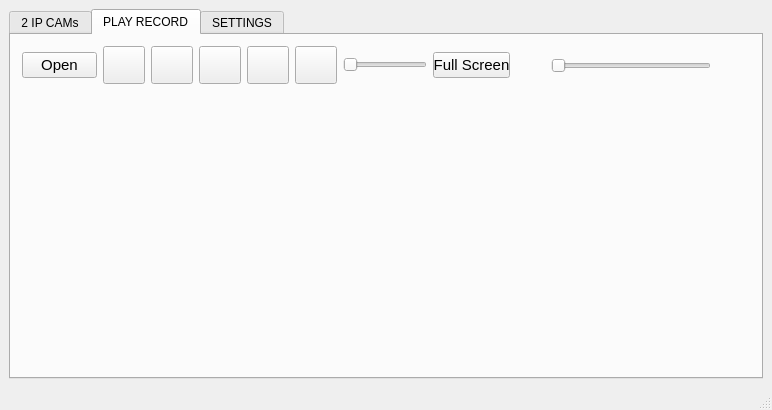
<?xml version="1.0" encoding="UTF-8"?>
<ui version="4.0">
 <class>MainWindow</class>
 <widget class="QMainWindow" name="MainWindow">
  <property name="geometry">
   <rect>
    <x>0</x>
    <y>0</y>
    <width>772</width>
    <height>410</height>
   </rect>
  </property>
  <property name="windowTitle">
   <string>MainWindow</string>
  </property>
  <widget class="QWidget" name="centralwidget">
   <layout class="QVBoxLayout" name="verticalLayout">
    <item>
     <widget class="QTabWidget" name="tabWidget">
      <property name="sizePolicy">
       <sizepolicy hsizetype="Preferred" vsizetype="Preferred">
        <horstretch>0</horstretch>
        <verstretch>0</verstretch>
       </sizepolicy>
      </property>
      <property name="currentIndex">
       <number>1</number>
      </property>
      <widget class="QWidget" name="tab">
       <attribute name="title">
        <string>2 IP CAMs</string>
       </attribute>
       <layout class="QHBoxLayout" name="horizontalLayout_5">
        <item>
         <layout class="QVBoxLayout" name="verticalLayout_2" stretch="4,1,1">
          <item>
           <widget class="QLabel" name="labelip1">
            <property name="minimumSize">
             <size>
              <width>360</width>
              <height>240</height>
             </size>
            </property>
            <property name="maximumSize">
             <size>
              <width>16777215</width>
              <height>500</height>
             </size>
            </property>
            <property name="frameShape">
             <enum>QFrame::Box</enum>
            </property>
            <property name="text">
             <string>IP Cam 1</string>
            </property>
            <property name="scaledContents">
             <bool>true</bool>
            </property>
           </widget>
          </item>
          <item>
           <layout class="QHBoxLayout" name="horizontalLayout">
            <item>
             <widget class="QPushButton" name="startbtn1">
              <property name="font">
               <font>
                <pointsize>10</pointsize>
               </font>
              </property>
              <property name="text">
               <string>Start</string>
              </property>
             </widget>
            </item>
            <item>
             <widget class="QPushButton" name="prbtn1">
              <property name="minimumSize">
               <size>
                <width>100</width>
                <height>0</height>
               </size>
              </property>
              <property name="font">
               <font>
                <pointsize>10</pointsize>
               </font>
              </property>
              <property name="text">
               <string>Person ReID</string>
              </property>
             </widget>
            </item>
            <item>
             <widget class="QPushButton" name="frbtn1">
              <property name="minimumSize">
               <size>
                <width>150</width>
                <height>20</height>
               </size>
              </property>
              <property name="font">
               <font>
                <pointsize>10</pointsize>
               </font>
              </property>
              <property name="text">
               <string>Face Recognition</string>
              </property>
             </widget>
            </item>
           </layout>
          </item>
          <item>
           <layout class="QHBoxLayout" name="horizontalLayout_2">
            <item>
             <widget class="QPushButton" name="stopbtn1">
              <property name="font">
               <font>
                <pointsize>10</pointsize>
               </font>
              </property>
              <property name="text">
               <string>Stop</string>
              </property>
             </widget>
            </item>
            <item>
             <widget class="QPushButton" name="apbtn1">
              <property name="font">
               <font>
                <pointsize>10</pointsize>
               </font>
              </property>
              <property name="text">
               <string>Area Protection</string>
              </property>
             </widget>
            </item>
            <item>
             <widget class="QPushButton" name="fdbtn1">
              <property name="font">
               <font>
                <pointsize>10</pointsize>
               </font>
              </property>
              <property name="text">
               <string>Fall Detection</string>
              </property>
             </widget>
            </item>
           </layout>
          </item>
         </layout>
        </item>
        <item>
         <layout class="QVBoxLayout" name="verticalLayout_3" stretch="4,1,1">
          <item>
           <widget class="QLabel" name="labelip2">
            <property name="minimumSize">
             <size>
              <width>360</width>
              <height>240</height>
             </size>
            </property>
            <property name="frameShape">
             <enum>QFrame::Box</enum>
            </property>
            <property name="text">
             <string>IP Cam 2</string>
            </property>
            <property name="scaledContents">
             <bool>true</bool>
            </property>
           </widget>
          </item>
          <item>
           <layout class="QHBoxLayout" name="horizontalLayout_3">
            <item>
             <widget class="QPushButton" name="startbtn2">
              <property name="font">
               <font>
                <pointsize>10</pointsize>
               </font>
              </property>
              <property name="text">
               <string>Start</string>
              </property>
             </widget>
            </item>
            <item>
             <widget class="QPushButton" name="prbtn2">
              <property name="minimumSize">
               <size>
                <width>100</width>
                <height>0</height>
               </size>
              </property>
              <property name="font">
               <font>
                <pointsize>10</pointsize>
               </font>
              </property>
              <property name="text">
               <string>Person ReID</string>
              </property>
             </widget>
            </item>
            <item>
             <widget class="QPushButton" name="frbtn2">
              <property name="minimumSize">
               <size>
                <width>150</width>
                <height>0</height>
               </size>
              </property>
              <property name="font">
               <font>
                <pointsize>10</pointsize>
               </font>
              </property>
              <property name="text">
               <string>Face Recognition</string>
              </property>
             </widget>
            </item>
           </layout>
          </item>
          <item>
           <layout class="QHBoxLayout" name="horizontalLayout_4">
            <item>
             <widget class="QPushButton" name="stopbtn2">
              <property name="font">
               <font>
                <pointsize>10</pointsize>
               </font>
              </property>
              <property name="text">
               <string>Stop</string>
              </property>
             </widget>
            </item>
            <item>
             <widget class="QPushButton" name="apbtn2">
              <property name="font">
               <font>
                <pointsize>10</pointsize>
               </font>
              </property>
              <property name="text">
               <string>Area Protection</string>
              </property>
             </widget>
            </item>
            <item>
             <widget class="QPushButton" name="fdbtn2">
              <property name="font">
               <font>
                <pointsize>10</pointsize>
               </font>
              </property>
              <property name="text">
               <string>Fall Detection</string>
              </property>
             </widget>
            </item>
           </layout>
          </item>
         </layout>
        </item>
       </layout>
      </widget>
      <widget class="QWidget" name="tab2">
       <attribute name="title">
        <string>PLAY RECORD</string>
       </attribute>
       <widget class="QSlider" name="videoslider">
        <property name="geometry">
         <rect>
          <x>540</x>
          <y>20</y>
          <width>160</width>
          <height>22</height>
         </rect>
        </property>
        <property name="orientation">
         <enum>Qt::Horizontal</enum>
        </property>
       </widget>
       <widget class="QPushButton" name="open">
        <property name="geometry">
         <rect>
          <x>11</x>
          <y>17</y>
          <width>75</width>
          <height>26</height>
         </rect>
        </property>
        <property name="font">
         <font>
          <pointsize>11</pointsize>
         </font>
        </property>
        <property name="text">
         <string>Open</string>
        </property>
       </widget>
       <widget class="QPushButton" name="stop">
        <property name="geometry">
         <rect>
          <x>92</x>
          <y>11</y>
          <width>42</width>
          <height>38</height>
         </rect>
        </property>
        <property name="text">
         <string/>
        </property>
        <property name="icon">
         <iconset resource="icons.qrc">
          <normaloff>:/icons/syop.png</normaloff>:/icons/syop.png</iconset>
        </property>
        <property name="iconSize">
         <size>
          <width>30</width>
          <height>30</height>
         </size>
        </property>
       </widget>
       <widget class="QPushButton" name="prev">
        <property name="geometry">
         <rect>
          <x>140</x>
          <y>11</y>
          <width>42</width>
          <height>38</height>
         </rect>
        </property>
        <property name="text">
         <string/>
        </property>
        <property name="icon">
         <iconset resource="icons.qrc">
          <normaloff>:/icons/back.png</normaloff>:/icons/back.png</iconset>
        </property>
        <property name="iconSize">
         <size>
          <width>30</width>
          <height>30</height>
         </size>
        </property>
       </widget>
       <widget class="QPushButton" name="start">
        <property name="geometry">
         <rect>
          <x>188</x>
          <y>11</y>
          <width>42</width>
          <height>38</height>
         </rect>
        </property>
        <property name="text">
         <string/>
        </property>
        <property name="icon">
         <iconset resource="icons.qrc">
          <normaloff>:/icons/play.png</normaloff>:/icons/play.png</iconset>
        </property>
        <property name="iconSize">
         <size>
          <width>30</width>
          <height>30</height>
         </size>
        </property>
       </widget>
       <widget class="QPushButton" name="next">
        <property name="geometry">
         <rect>
          <x>236</x>
          <y>11</y>
          <width>42</width>
          <height>38</height>
         </rect>
        </property>
        <property name="text">
         <string/>
        </property>
        <property name="icon">
         <iconset resource="icons.qrc">
          <normaloff>:/icons/forward.png</normaloff>:/icons/forward.png</iconset>
        </property>
        <property name="iconSize">
         <size>
          <width>30</width>
          <height>30</height>
         </size>
        </property>
       </widget>
       <widget class="QPushButton" name="sound">
        <property name="geometry">
         <rect>
          <x>284</x>
          <y>11</y>
          <width>42</width>
          <height>38</height>
         </rect>
        </property>
        <property name="text">
         <string/>
        </property>
        <property name="icon">
         <iconset resource="icons.qrc">
          <normaloff>:/icons/audio-icon-music-icon-sound-icon-speaker-icon-volume-icon-logo-symbol-png-clip-art.png</normaloff>:/icons/audio-icon-music-icon-sound-icon-speaker-icon-volume-icon-logo-symbol-png-clip-art.png</iconset>
        </property>
        <property name="iconSize">
         <size>
          <width>30</width>
          <height>30</height>
         </size>
        </property>
       </widget>
       <widget class="QSlider" name="volslider">
        <property name="geometry">
         <rect>
          <x>332</x>
          <y>19</y>
          <width>84</width>
          <height>22</height>
         </rect>
        </property>
        <property name="orientation">
         <enum>Qt::Horizontal</enum>
        </property>
       </widget>
       <widget class="QPushButton" name="fsbtn">
        <property name="geometry">
         <rect>
          <x>422</x>
          <y>17</y>
          <width>77</width>
          <height>26</height>
         </rect>
        </property>
        <property name="font">
         <font>
          <pointsize>11</pointsize>
         </font>
        </property>
        <property name="text">
         <string>Full Screen</string>
        </property>
       </widget>
      </widget>
      <widget class="QWidget" name="tab3">
       <attribute name="title">
        <string>SETTINGS</string>
       </attribute>
       <layout class="QHBoxLayout" name="horizontalLayout_13">
        <item>
         <layout class="QVBoxLayout" name="verticalLayout_6" stretch="2,1">
          <item>
           <widget class="QLabel" name="drlb1">
            <property name="minimumSize">
             <size>
              <width>320</width>
              <height>240</height>
             </size>
            </property>
            <property name="maximumSize">
             <size>
              <width>16777215</width>
              <height>500</height>
             </size>
            </property>
            <property name="frameShape">
             <enum>QFrame::Box</enum>
            </property>
            <property name="text">
             <string>Draw IP Cam 1</string>
            </property>
           </widget>
          </item>
          <item>
           <layout class="QHBoxLayout" name="horizontalLayout_11">
            <item>
             <widget class="QPushButton" name="draw1">
              <property name="font">
               <font>
                <pointsize>11</pointsize>
               </font>
              </property>
              <property name="text">
               <string>Draw Area</string>
              </property>
             </widget>
            </item>
            <item>
             <widget class="QPushButton" name="remove1">
              <property name="enabled">
               <bool>false</bool>
              </property>
              <property name="font">
               <font>
                <pointsize>11</pointsize>
               </font>
              </property>
              <property name="text">
               <string>Remove Area </string>
              </property>
             </widget>
            </item>
           </layout>
          </item>
         </layout>
        </item>
        <item>
         <layout class="QVBoxLayout" name="verticalLayout_7" stretch="2,1">
          <item>
           <widget class="QLabel" name="drlb2">
            <property name="minimumSize">
             <size>
              <width>320</width>
              <height>240</height>
             </size>
            </property>
            <property name="maximumSize">
             <size>
              <width>16777215</width>
              <height>500</height>
             </size>
            </property>
            <property name="frameShape">
             <enum>QFrame::Box</enum>
            </property>
            <property name="text">
             <string>Draw IP Cam 2</string>
            </property>
           </widget>
          </item>
          <item>
           <layout class="QHBoxLayout" name="horizontalLayout_12">
            <item>
             <widget class="QPushButton" name="draw2">
              <property name="font">
               <font>
                <pointsize>11</pointsize>
               </font>
              </property>
              <property name="text">
               <string>Draw Area</string>
              </property>
             </widget>
            </item>
            <item>
             <widget class="QPushButton" name="remove2">
              <property name="enabled">
               <bool>false</bool>
              </property>
              <property name="font">
               <font>
                <pointsize>11</pointsize>
               </font>
              </property>
              <property name="text">
               <string>Remove Area</string>
              </property>
             </widget>
            </item>
           </layout>
          </item>
         </layout>
        </item>
       </layout>
      </widget>
     </widget>
    </item>
   </layout>
  </widget>
  <widget class="QMenuBar" name="menubar">
   <property name="geometry">
    <rect>
     <x>0</x>
     <y>0</y>
     <width>772</width>
     <height>21</height>
    </rect>
   </property>
  </widget>
  <widget class="QStatusBar" name="statusbar"/>
 </widget>
 <resources>
  <include location="icons.qrc"/>
 </resources>
 <connections/>
</ui>
